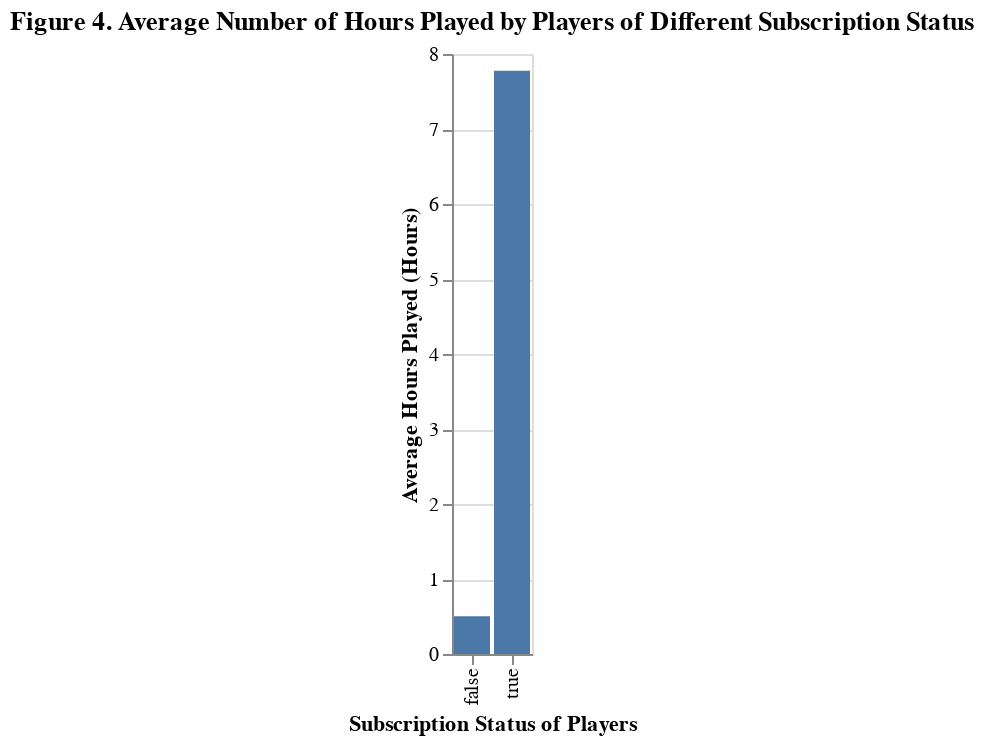

The notebook cell saved with this chart:
### Code cell
display(player_data_subscribe_bar)

### Figure 1 — Vega-Lite specification as saved in the notebook (floating-point values rounded to 4 significant figures)
{"config": {"view": {"continuousWidth": 300, "continuousHeight": 300}}, "data": {"name": "data-b637ec4101289926d0d8db4a9b6fd5c7"}, "mark": {"type": "bar"}, "encoding": {"x": {"field": "subscribe", "title": "Subscription Status of Players", "type": "nominal"}, "y": {"field": "played_hours", "title": "Average Hours Played (Hours)", "type": "quantitative"}}, "title": "Figure 4. Average Number of Hours Played by Players of Different Subscription Status", "$schema": "https://vega.github.io/schema/vega-lite/v5.20.1.json", "datasets": {"data-b637ec4101289926d0d8db4a9b6fd5c7": [{"subscribe": false, "played_hours": 0.5019, "age": 22.98}, {"subscribe": true, "played_hours": 7.776, "age": 20.67}]}}
